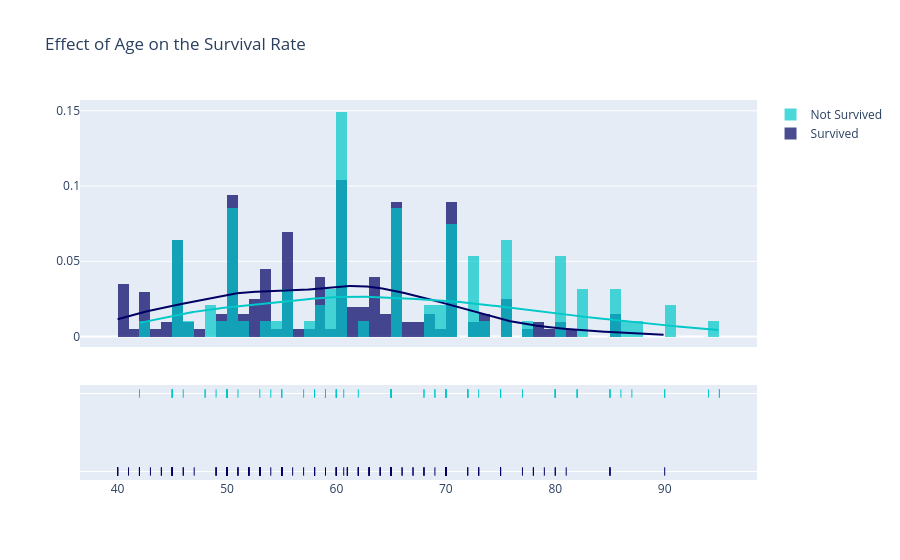

Here is the notebook cell this chart was saved with:
### Code cell
colors = ['rgb(0, 0, 100)', 'rgb(0, 200, 200)']

hist_data = [survived, not_survived]
group_labels = ['Survived', 'Not Survived']

fig = ff.create_distplot(hist_data, group_labels, bin_size=[1, 1], colors = colors)
fig.update_layout(title_text = "Effect of Age on the Survival Rate")

fig.show()

### Figure 1 — Plotly figure (JSON) as saved in the notebook; plotly's stock layout.template omitted (floating-point values rounded to 4 significant figures; data arrays with more than 128 entries replaced by an {"elided": "..."} marker saying what was removed)
{"data": [{"histnorm": "probability density", "legendgroup": "Survived", "marker": {"color": "rgb(0, 0, 100)"}, "name": "Survived", "opacity": 0.7, "type": "histogram", "x": {"elided": "203 float values"}, "xaxis": "x", "xbins": {"end": 90, "size": 1, "start": 40}, "yaxis": "y"}, {"histnorm": "probability density", "legendgroup": "Not Survived", "marker": {"color": "rgb(0, 200, 200)"}, "name": "Not Survived", "opacity": 0.7, "type": "histogram", "x": [75, 55, 65, 50, 65, 90, 75, 60, 65, 80, 75, 62, 45, 50, 82, 87, 45, 70, 48, 65, 68, 75, 80, 95, 70, 58, 82, 94, 85, 50, 65, 69, 90, 82, 60, 70, 50, 70, 60, 50, 51, 60, 80, 57, 68, 53, 60, 70, 60, 95, 49, 72, 45, 50, 45, 60, 42, 72, 70, 65, 85, 69, 60, 60, 59, 60, 72, 85, 70, 86, 60, 46, 80, 72, 75, 72, 50, 45, 80, 59, 59, 65, 75, 58, 60.67, 50, 60, 45, 77, 48, 54, 73, 60, 55, 65, 55], "xaxis": "x", "xbins": {"end": 95, "size": 1, "start": 42}, "yaxis": "y"}, {"legendgroup": "Survived", "marker": {"color": "rgb(0, 0, 100)"}, "mode": "lines", "name": "Survived", "showlegend": false, "type": "scatter", "x": {"elided": "500 float values"}, "xaxis": "x", "y": {"elided": "500 float values"}, "yaxis": "y"}, {"legendgroup": "Not Survived", "marker": {"color": "rgb(0, 200, 200)"}, "mode": "lines", "name": "Not Survived", "showlegend": false, "type": "scatter", "x": {"elided": "500 float values"}, "xaxis": "x", "y": {"elided": "500 float values"}, "yaxis": "y"}, {"legendgroup": "Survived", "marker": {"color": "rgb(0, 0, 100)", "symbol": "line-ns-open"}, "mode": "markers", "name": "Survived", "showlegend": false, "type": "scatter", "x": {"elided": "203 float values"}, "xaxis": "x", "y": {"elided": "203 str values"}, "yaxis": "y2"}, {"legendgroup": "Not Survived", "marker": {"color": "rgb(0, 200, 200)", "symbol": "line-ns-open"}, "mode": "markers", "name": "Not Survived", "showlegend": false, "type": "scatter", "x": [75, 55, 65, 50, 65, 90, 75, 60, 65, 80, 75, 62, 45, 50, 82, 87, 45, 70, 48, 65, 68, 75, 80, 95, 70, 58, 82, 94, 85, 50, 65, 69, 90, 82, 60, 70, 50, 70, 60, 50, 51, 60, 80, 57, 68, 53, 60, 70, 60, 95, 49, 72, 45, 50, 45, 60, 42, 72, 70, 65, 85, 69, 60, 60, 59, 60, 72, 85, 70, 86, 60, 46, 80, 72, 75, 72, 50, 45, 80, 59, 59, 65, 75, 58, 60.67, 50, 60, 45, 77, 48, 54, 73, 60, 55, 65, 55], "xaxis": "x", "y": ["Not Survived", "Not Survived", "Not Survived", "Not Survived", "Not Survived", "Not Survived", "Not Survived", "Not Survived", "Not Survived", "Not Survived", "Not Survived", "Not Survived", "Not Survived", "Not Survived", "Not Survived", "Not Survived", "Not Survived", "Not Survived", "Not Survived", "Not Survived", "Not Survived", "Not Survived", "Not Survived", "Not Survived", "Not Survived", "Not Survived", "Not Survived", "Not Survived", "Not Survived", "Not Survived", "Not Survived", "Not Survived", "Not Survived", "Not Survived", "Not Survived", "Not Survived", "Not Survived", "Not Survived", "Not Survived", "Not Survived", "Not Survived", "Not Survived", "Not Survived", "Not Survived", "Not Survived", "Not Survived", "Not Survived", "Not Survived", "Not Survived", "Not Survived", "Not Survived", "Not Survived", "Not Survived", "Not Survived", "Not Survived", "Not Survived", "Not Survived", "Not Survived", "Not Survived", "Not Survived", "Not Survived", "Not Survived", "Not Survived", "Not Survived", "Not Survived", "Not Survived", "Not Survived", "Not Survived", "Not Survived", "Not Survived", "Not Survived", "Not Survived", "Not Survived", "Not Survived", "Not Survived", "Not Survived", "Not Survived", "Not Survived", "Not Survived", "Not Survived", "Not Survived", "Not Survived", "Not Survived", "Not Survived", "Not Survived", "Not Survived", "Not Survived", "Not Survived", "Not Survived", "Not Survived", "Not Survived", "Not Survived", "Not Survived", "Not Survived", "Not Survived", "Not Survived"], "yaxis": "y2"}], "layout": {"autosize": true, "barmode": "overlay", "hovermode": "closest", "legend": {"traceorder": "reversed"}, "title": {"text": "Effect of Age on the Survival Rate"}, "xaxis": {"anchor": "y2", "autorange": true, "domain": [0, 1], "range": [36.59, 98.41], "type": "linear", "zeroline": false}, "yaxis": {"anchor": "free", "autorange": true, "domain": [0.35, 1], "position": 0, "range": [-0.006939, 0.1571], "type": "linear"}, "yaxis2": {"anchor": "x", "autorange": true, "domain": [0, 0.25], "dtick": 1, "range": [-0.1818, 1.182], "showticklabels": false, "type": "category"}}}
